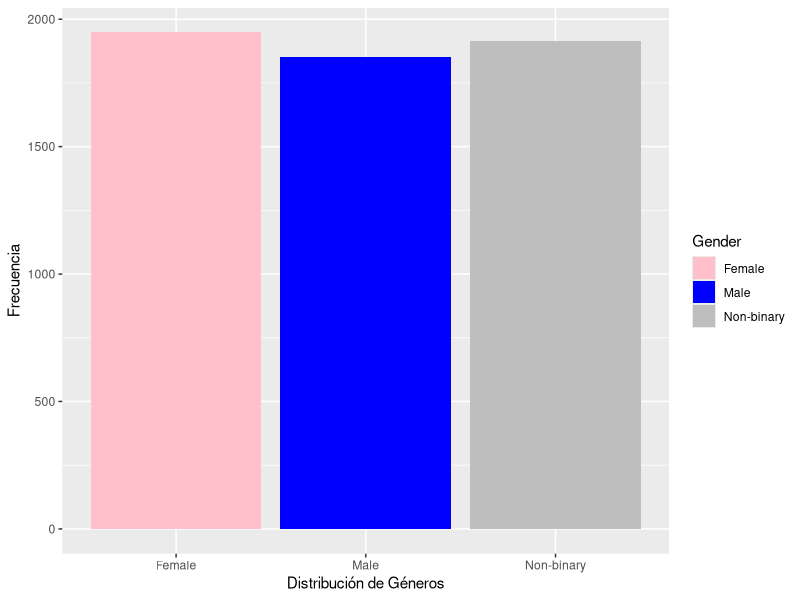
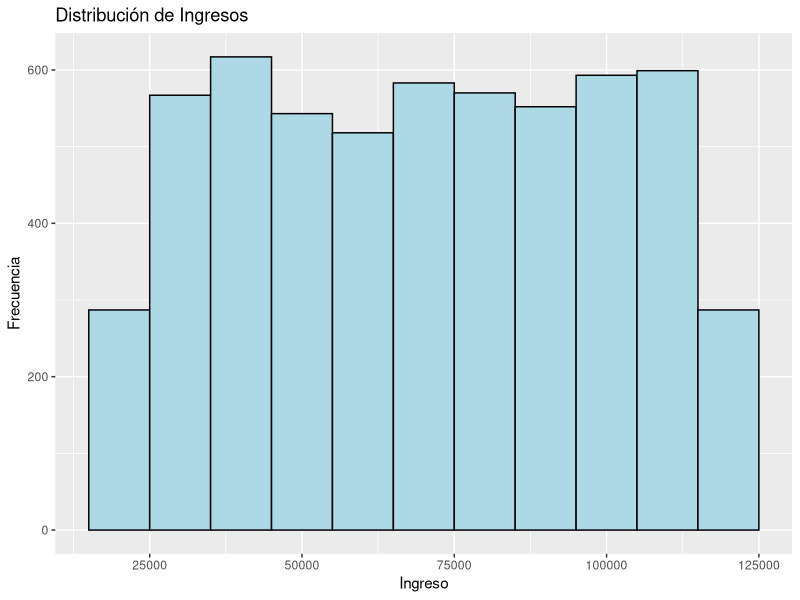
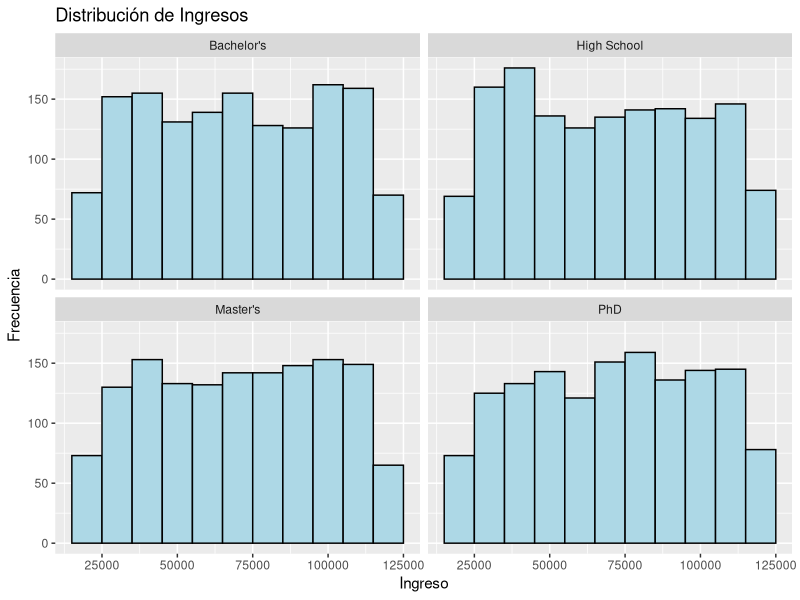
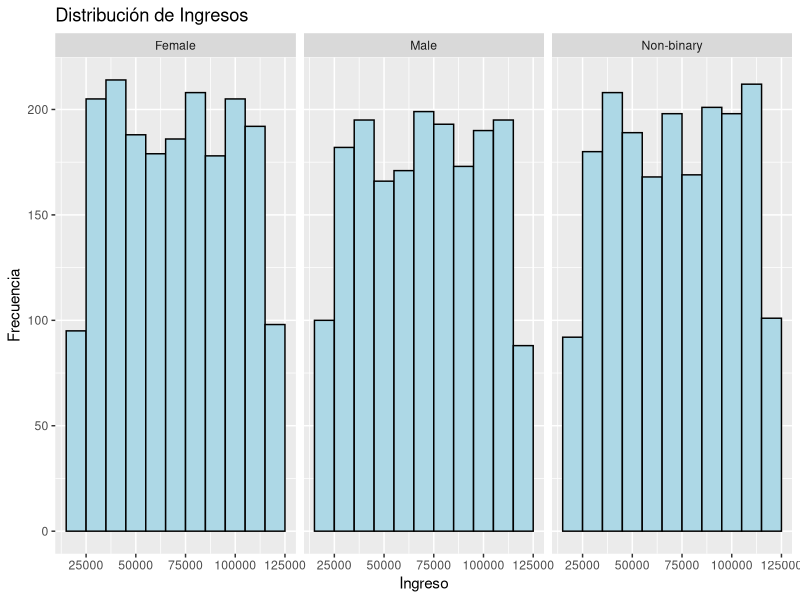
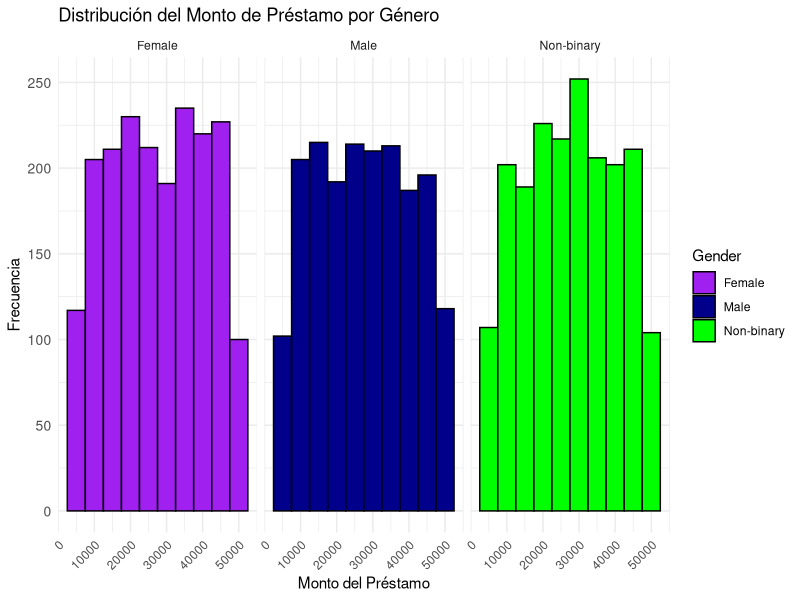
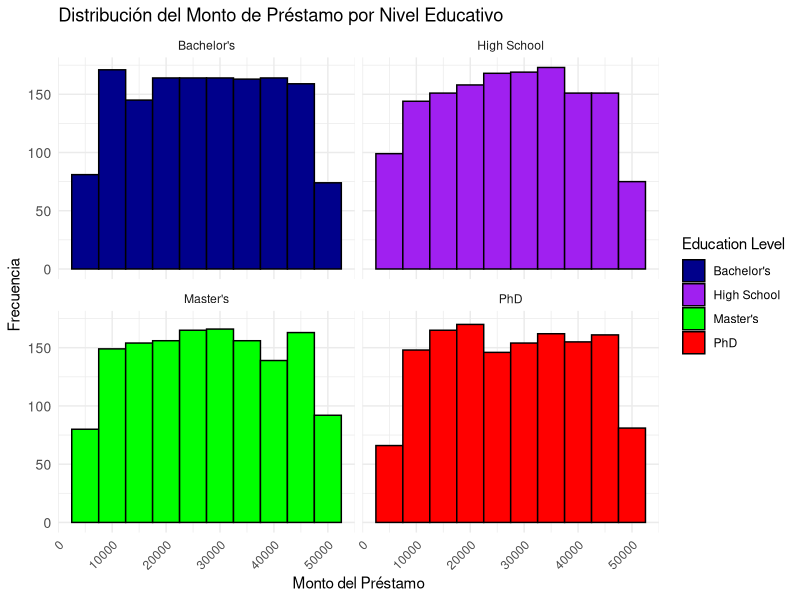
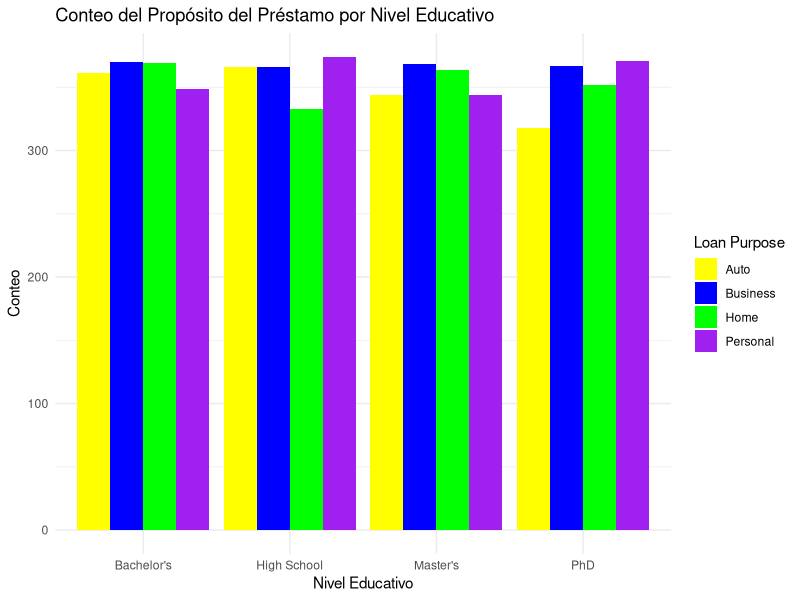
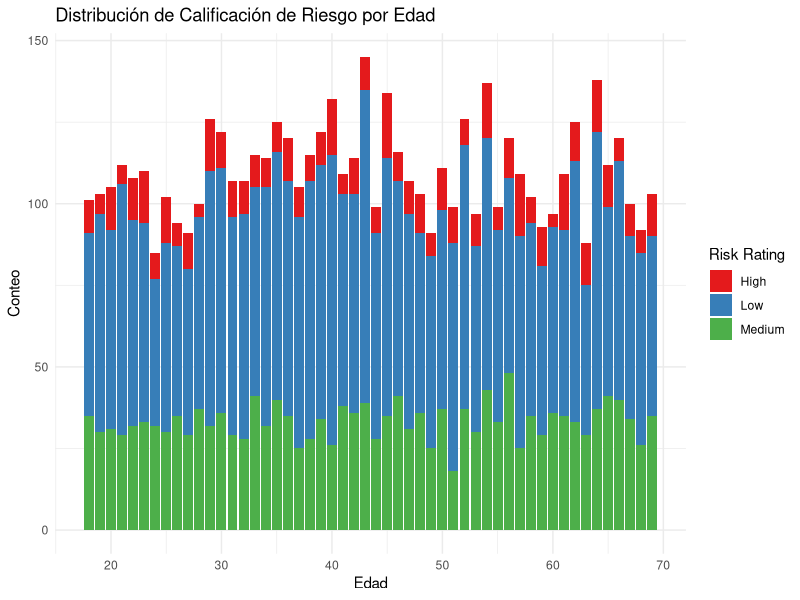

Write R code to recreate these figures, in order.
## ---- chunk 1
library(readr)
base_financial_risk_assessment <- read_delim("base-financial-risk-assessment.csv", 
    delim = ";", escape_double = FALSE, trim_ws = TRUE)
View(base_financial_risk_assessment)
## ---- chunk 2
head(base_financial_risk_assessment)
## ---- chunk 3
Base_limpia <- na.omit(base_financial_risk_assessment)
head(Base_limpia)
## ---- chunk 4
library(dplyr)
resultado <- Base_limpia %>% 
  summarise(
    
    # calculamos los estadísticos de interés para la variable edad/Age
    media_edad = mean(Age),
    varianza_edad = var(Age),
    min_edad = min(Age),
    max_edad = max(Age),
    
    # Calculamos los estadísticos de interés para la variable ingreso/Income
    media_ingresos = mean(Income),
    varianza_ingresos = var(Income),
    min_ingresos = min(Income),
    max_ingresos = max(Income),
    
    # Calculamos los estadísticos de interés para la variable record_crediticio/ Credit Score
    media_record_crediticio = mean(`Credit Score`),
    varianza_record_crediticio = var(`Credit Score`),
    min_record_crediticio = min(`Credit Score`),
    max_record_crediticio = max(`Credit Score`),
    
    # Calculamos los estadísticos de interés para la variable monto del préstamo/ Loan Amount
    media_monto_prestamo = mean(`Loan Amount`),
    varianza_monto_prestamo = var(`Loan Amount`),
    min_monto_prestamo = min(`Loan Amount`),
    max_monto_prestamo = max(`Loan Amount`),
    
    # Calculamos los estadísticos de interés para variable anyos_trabajo / Years at current job
    media_anyos_trabajo = mean(`Years at Current Job`),
    varianza_anyos_trabajo = var(`Years at Current Job`),
    min_anyos_trabajo = min(`Years at Current Job`),
    max_anyos_trabajo = max(`Years at Current Job`),
  )
## ---- chunk 5
resultado$media_edad
resultado$min_edad
resultado$max_edad
## ---- chunk 6
resultado$media_ingresos
resultado$varianza_ingresos
resultado$min_ingresos
resultado$max_ingresos
## ---- chunk 7
resultado$media_monto_prestamo
resultado$varianza_monto_prestamo
resultado$min_monto_prestamo
resultado$max_monto_prestamo
## ---- chunk 8
library(ggplot2)
# Gráfico con las distribuciones del género
ggplot(Base_limpia, aes(x = Gender, fill = Gender)) +
  geom_bar() +
  scale_fill_manual(values = c("Male" = "blue", "Female" = "pink", "Non-binary" = "gray")) +
  labs(x = "Distribución de Géneros", y = "Frecuencia")

## ---- chunk 9
library(ggplot2)
ggplot(Base_limpia, aes(x = Income)) + 
  geom_histogram(binwidth = 10000, fill = "lightblue", color = "black") + 
  labs(x = "Ingreso", y = "Frecuencia", title = "Distribución de Ingresos")
## ---- chunk 10
library(ggplot2)
ggplot(Base_limpia, aes(x = Income)) + 
  geom_histogram(binwidth = 10000, fill = "lightblue", color = "black") + 
  labs(x = "Ingreso", y = "Frecuencia", title = "Distribución de Ingresos") +
  facet_wrap(~ `Education Level`)  # Facet por nivel educativo
## ---- chunk 11
library(ggplot2)
ggplot(Base_limpia, aes(x = Income)) + 
  geom_histogram(binwidth = 10000, fill = "lightblue", color = "black") + 
  labs(x = "Ingreso", y = "Frecuencia", title = "Distribución de Ingresos") +
  facet_wrap(~ Gender)  # Facet Género
## ---- chunk 12
library(ggplot2)

ggplot(Base_limpia, aes(x = `Loan Amount`, fill = Gender)) +  
  geom_histogram(binwidth = 5000, color = "black", position = "identity") +  
  scale_fill_manual(values = c("Male" = "darkblue", "Female" = "purple", "Non-binary" = "green")) +  
  facet_wrap(~ Gender) +  
  labs(x = "Monto del Préstamo", y = "Frecuencia", title = "Distribución del Monto de Préstamo por Género") + 
  theme_minimal() +
  theme(axis.text.y = element_text(size = 10), # Ajustamos el tamaño del texto
        axis.text.x = element_text(angle = 45, hjust = 1))  #Rotamos el texto


## ---- chunk 13
library(ggplot2)

ggplot(Base_limpia, aes(x = `Loan Amount`, fill = `Education Level`)) +  
  geom_histogram(binwidth = 5000, color = "black", position = "identity") +  
  scale_fill_manual(values = c("Bachelor's" = "darkblue", "High School" = "purple", "Master's" = "green", "PhD" = "red")) +  
  facet_wrap(~ `Education Level`) +  
  labs(x = "Monto del Préstamo", y = "Frecuencia", title = "Distribución del Monto de Préstamo por Nivel Educativo") + 
  theme_minimal() +
  theme(axis.text.y = element_text(size = 10), # Ajustamos el tamaño del texto
        axis.text.x = element_text(angle = 45, hjust = 1))  #Rotamos el texto
## ---- chunk 14
library(ggplot2)
library(dplyr)

# Contar las combinaciones de Education Level y Loan Purpose
Base_count <- Base_limpia %>%
  group_by(`Education Level`, `Loan Purpose`) %>%
  summarise(Count = n(), .groups = 'drop')

# Gráfico de barras para visualizar el conteo
ggplot(Base_count, aes(x = `Education Level`, y = Count, fill = `Loan Purpose`)) +
  geom_bar(stat = "identity", position = "dodge") +  # Usa barras para mostrar el conteo
  labs(x = "Nivel Educativo", y = "Conteo", title = "Conteo del Propósito del Préstamo por Nivel Educativo") +
  scale_fill_manual(values = c("Business" = "blue", "Personal" = "purple", "Home" = "green", "Auto" = "yellow")) +
  theme_minimal()

## ---- chunk 15
library(ggplot2)
ggplot(Base_limpia, aes(x = Age, fill = `Risk Rating`)) +
  geom_bar() +  
  labs(x = "Edad", y = "Conteo", title = "Distribución de Calificación de Riesgo por Edad") + 
  theme_minimal() +  
  scale_fill_brewer(palette = "Set1")  
